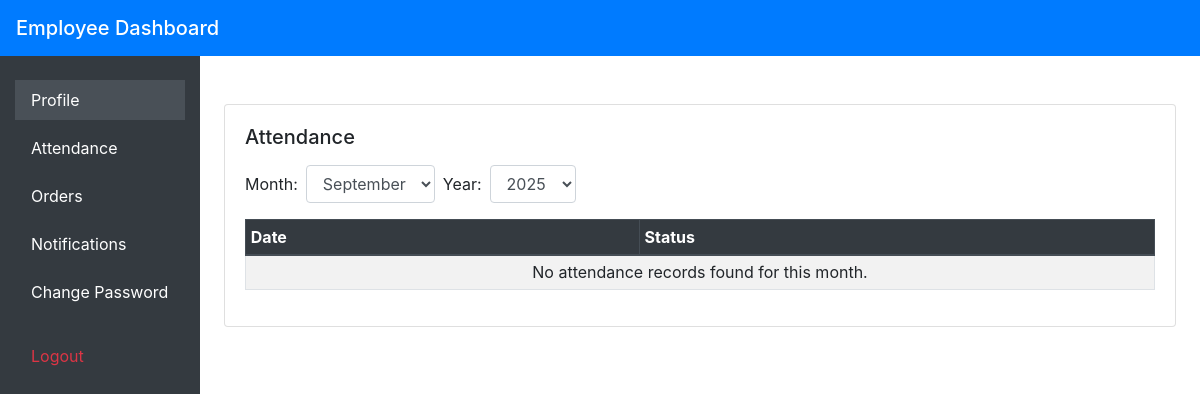
The page /employee/attendance/ (signed in) on the database as committed earlier.
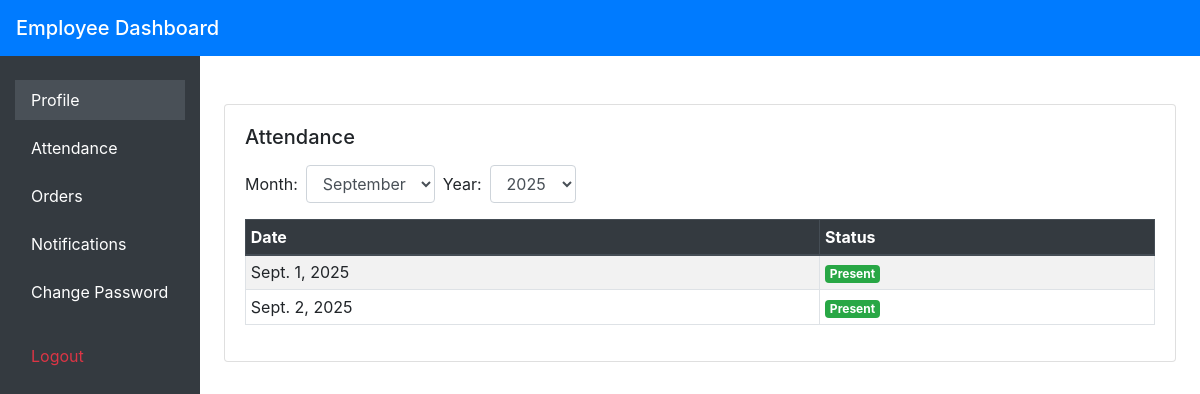
The same page on the database as committed later.
### management/models.py (models this page shows, shortened)
class Attendance(models.Model):
    employee = models.ForeignKey(Employee, on_delete=models.CASCADE, related_name='attendances')
    date = models.DateField()
    present = models.BooleanField(default=False)
    class Meta:
        unique_together = ('employee', 'date')
        verbose_name_plural = 'Attendance records'

### management/views.py (the view)
# urls.py: path('employee/attendance/', views.attendance_view, name='attendance'),
def attendance_view(request):
    employee_id = request.session.get('employee_id')
    if not employee_id:
        return redirect('login')
    month = request.GET.get('month')
    year = request.GET.get('year')
    today = datetime.today()
    if not month:
        month = today.month
    else:
        month = int(month)
    if not year:
        year = today.year
    else:
        year = int(year)
    attendance_records = Attendance.objects.filter(
        employee__employee_id=employee_id,
        date__year=year,
        date__month=month
    ).order_by('date')
    months = [{'value': i, 'display': month_name[i]} for i in range(1, 13)]
    current_year = today.year
    years = [current_year - i for i in range(5)][::-1]  # [2021, 2022, 2023, 2024, 2025]
    context = {
        'attendance_records': attendance_records,
        'months': months,
        'years': years,
        'selected_month': month,
        'selected_year': year,
    }
    return render(request, 'attendance.html', context)

### management/templates/attendance.html (shortened to what this page needs)
<!DOCTYPE html>
<html lang="en">
<head>
    <link href="https://cdn.jsdelivr.net/npm/bootstrap@4.6.2/dist/css/bootstrap.min.css" rel="stylesheet">
</head>
<body>
<nav class="navbar navbar-dark bg-primary">
    <span class="navbar-brand mb-0 h1">Employee Dashboard</span>
</nav>
<div class="container-fluid">
    <div class="row">
        <nav class="col-md-2 d-none d-md-block sidebar py-4">
            <div class="nav flex-column">
                <a class="nav-link active mb-2" href="{% url 'employee_dashboard' %}">Profile</a>
                <a class="nav-link mb-2" href="{% url 'attendance' %}">Attendance</a>
                <a class="nav-link mb-2" href="{% url 'orders' %}">Orders</a>
                <a class="nav-link mb-2" href="{% url 'notifications' %}">Notifications</a>
                <a class="nav-link mb-2" href="{% url 'change_password' %}">Change Password</a>
                <a class="nav-link text-danger mt-3" href="{% url 'logout' %}">Logout</a>
            </div>
        </nav>
<main class="col-md-9 ml-sm-auto col-lg-10 px-4 py-4">
    <div class="card mt-4">
        <div class="card-body">
            <div class="d-flex mb-3 align-items-center">
                <h5 class="card-title mb-0 mr-3">Attendance</h5>
            </div>
        <form method="get" class="form-inline ml-auto mb-3">
    <label class="mr-2" for="month">Month:</label>
    <select class="form-control mr-2" id="month" name="month" onchange="this.form.submit()">
        {% for m in months %}
          <option value="{{ m.value }}" {% if m.value == selected_month %}selected{% endif %}>{{ m.display }}</option>
        {% endfor %}
    </select>
    <label class="mr-2" for="year">Year:</label>
    <select class="form-control mr-2" id="year" name="year" onchange="this.form.submit()">
        {% for y in years %}
          <option value="{{ y }}" {% if y == selected_year %}selected{% endif %}>{{ y }}</option>
        {% endfor %}
    </select>
</form>
            <div class="table-responsive">
                <table class="table table-sm table-bordered table-striped">
                    <thead class="thead-dark">
                        <tr>
                            <th>Date</th>
                            <th>Status</th>
                        </tr>
                    </thead>
                    <tbody>
                        {% for record in attendance_records %}
                        <tr>
                            <td>{{ record.date }}</td>
                            <td>
                                {% if record.present %}
                                  <span class="badge badge-success">Present</span>
                                {% else %}
                                  <span class="badge badge-danger">Absent</span>
                                {% endif %}
                            </td>
                        </tr>
                        {% empty %}
                        <tr>
                            <td colspan="2" class="text-center">No attendance records found for this month.</td>
                        </tr>
                        {% endfor %}
                    </tbody>
                </table>
            </div>
        </div>
    </div>
</main>
    </div>
</div>
</body>
</html>

### management/templates/attendance.html (style rules this page uses)
body { min-height: 100vh; }
.sidebar { min-height: 100vh; background: #343a40; color: #fff; }
.sidebar .nav-link { color: #fff; }
.sidebar .nav-link.active, .sidebar .nav-link:hover { background-color: #495057; }

Rows that differ between the two databases and show on the page:
added Attendance: date "Sept. 1, 2025", present "Present"
added Attendance: date "Sept. 2, 2025", present "Present"
Other text that changed with them:
text no longer shown: "No attendance records found for this month."
